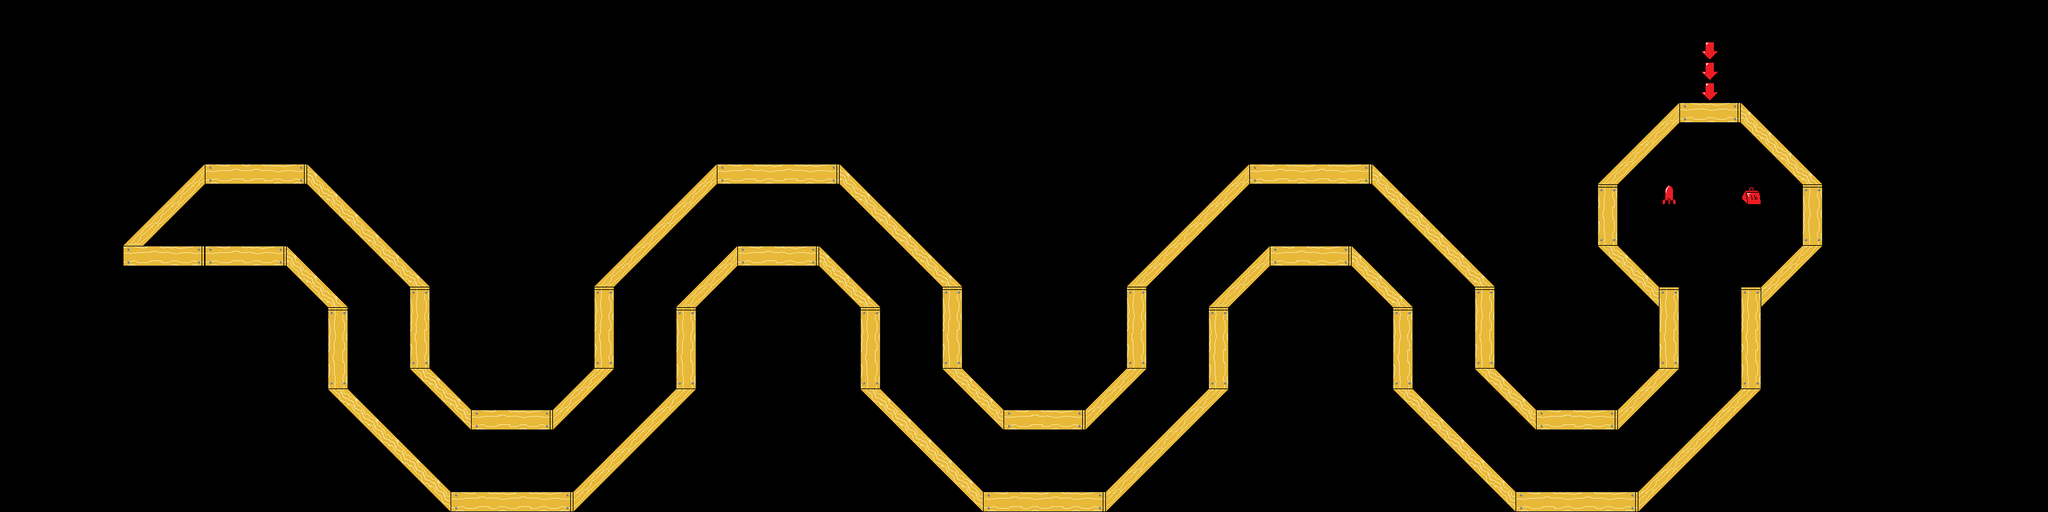

This is a level from a 2D game, rendered from its Tiled map with the project's own tilesets. A one-line summary and the map file follow, with tile-layer data summarised:
An orthogonal 100x25 tile map with 32x32 px tiles, 2 tile layers (background, foreground), 2 tilesets and 95 objects (90x spikes, 3x fan, spawn, exit).

<map version="1.0" orientation="orthogonal" renderorder="right-down" width="100" height="25" tilewidth="32" tileheight="32" nextobjectid="96">
 <tileset firstgid="1" name="basic-tiles" tilewidth="32" tileheight="32" tilecount="256" columns="16">
  <image source="../maps/basic-tiles.png" width="512" height="512" />
 </tileset>
 <tileset firstgid="257" name="objects" tilewidth="64" tileheight="64" tilecount="4" columns="0">
  <tile id="1">
   <image width="32" height="64" source="../maps/fan_0.png" />
  </tile>
  <tile id="3">
   <image width="32" height="32" source="../maps/exit.png" />
  </tile>
  <tile id="4">
   <image width="32" height="32" source="../maps/spawn.png" />
  </tile>
  <tile id="5">
   <image width="64" height="7" source="../maps/door.png" />
  </tile>
 </tileset>
 <layer name="background" width="100" height="25">
  <data>[2500 cells, 0 non-empty, 0 distinct tile ids]</data>
 </layer>
 <layer name="foreground" width="100" height="25">
  <data>[2500 cells, 333 non-empty, 15 distinct tile ids]</data>
 </layer>
 <objectgroup name="objects">
  <object id="1" type="spawn" gid="261" x="2656" y="224" width="32" height="32" />
  <object id="2" type="fan" gid="2147483906" x="2816" y="352" width="32" height="64" />
  <object id="3" type="fan" gid="258" x="2496" y="352" width="32" height="64" />
  <object id="4" type="fan" gid="258" x="2624" y="160" width="32" height="64" rotation="90" />
  <object id="5" type="exit" gid="260" x="288" y="384" width="32" height="32" />
  <object id="6" type="spikes" gid="18" x="704" y="768" width="32" height="32" />
  <object id="7" type="spikes" gid="18" x="768" y="768" width="32" height="32" />
  <object id="8" type="spikes" gid="18" x="800" y="768" width="32" height="32" />
  <object id="9" type="spikes" gid="18" x="736" y="768" width="32" height="32" />
  <object id="10" type="spikes" gid="18" x="1152" y="384" width="32" height="32" />
  <object id="11" type="spikes" gid="18" x="1216" y="384" width="32" height="32" />
  <object id="12" type="spikes" gid="18" x="1248" y="384" width="32" height="32" />
  <object id="13" type="spikes" gid="18" x="1184" y="384" width="32" height="32" />
  <object id="14" type="spikes" gid="18" x="1536" y="768" width="32" height="32" />
  <object id="15" type="spikes" gid="18" x="1600" y="768" width="32" height="32" />
  <object id="16" type="spikes" gid="18" x="1632" y="768" width="32" height="32" />
  <object id="17" type="spikes" gid="18" x="1568" y="768" width="32" height="32" />
  <object id="18" type="spikes" gid="18" x="1984" y="384" width="32" height="32" />
  <object id="19" type="spikes" gid="18" x="2048" y="384" width="32" height="32" />
  <object id="20" type="spikes" gid="18" x="2080" y="384" width="32" height="32" />
  <object id="21" type="spikes" gid="18" x="2016" y="384" width="32" height="32" />
  <object id="22" type="spikes" gid="18" x="2368" y="768" width="32" height="32" />
  <object id="23" type="spikes" gid="18" x="2432" y="768" width="32" height="32" />
  <object id="24" type="spikes" gid="18" x="2464" y="768" width="32" height="32" />
  <object id="25" type="spikes" gid="18" x="2400" y="768" width="32" height="32" />
  <object id="26" type="spikes" gid="18" x="2528" y="768" width="32" height="32" />
  <object id="27" type="spikes" gid="18" x="2496" y="768" width="32" height="32" />
  <object id="28" type="spikes" gid="18" x="1696" y="768" width="32" height="32" />
  <object id="29" type="spikes" gid="18" x="1664" y="768" width="32" height="32" />
  <object id="30" type="spikes" gid="18" x="864" y="768" width="32" height="32" />
  <object id="31" type="spikes" gid="18" x="832" y="768" width="32" height="32" />
  <object id="32" type="spikes" gid="19" x="736" y="704" width="32" height="32" />
  <object id="33" type="spikes" gid="19" x="832" y="704" width="32" height="32" />
  <object id="34" type="spikes" gid="19" x="800" y="704" width="32" height="32" />
  <object id="35" type="spikes" gid="19" x="768" y="704" width="32" height="32" />
  <object id="36" type="spikes" gid="19" x="1568" y="704" width="32" height="32" />
  <object id="37" type="spikes" gid="19" x="1664" y="704" width="32" height="32" />
  <object id="38" type="spikes" gid="19" x="1632" y="704" width="32" height="32" />
  <object id="39" type="spikes" gid="19" x="1600" y="704" width="32" height="32" />
  <object id="40" type="spikes" gid="19" x="2400" y="704" width="32" height="32" />
  <object id="41" type="spikes" gid="19" x="2496" y="704" width="32" height="32" />
  <object id="42" type="spikes" gid="19" x="2464" y="704" width="32" height="32" />
  <object id="43" type="spikes" gid="19" x="2432" y="704" width="32" height="32" />
  <object id="44" type="spikes" gid="19" x="1952" y="320" width="32" height="32" />
  <object id="45" type="spikes" gid="19" x="2048" y="320" width="32" height="32" />
  <object id="46" type="spikes" gid="19" x="2016" y="320" width="32" height="32" />
  <object id="47" type="spikes" gid="19" x="1984" y="320" width="32" height="32" />
  <object id="48" type="spikes" gid="19" x="1120" y="320" width="32" height="32" />
  <object id="49" type="spikes" gid="19" x="1216" y="320" width="32" height="32" />
  <object id="50" type="spikes" gid="19" x="1184" y="320" width="32" height="32" />
  <object id="51" type="spikes" gid="19" x="1152" y="320" width="32" height="32" />
  <object id="52" type="spikes" gid="19" x="1248" y="320" width="32" height="32" />
  <object id="53" type="spikes" gid="19" x="1280" y="320" width="32" height="32" />
  <object id="54" type="spikes" gid="19" x="2080" y="320" width="32" height="32" />
  <object id="55" type="spikes" gid="19" x="2112" y="320" width="32" height="32" />
  <object id="56" type="spikes" gid="20" x="608" y="576" width="32" height="32" />
  <object id="57" type="spikes" gid="20" x="608" y="512" width="32" height="32" />
  <object id="58" type="spikes" gid="20" x="608" y="480" width="32" height="32" />
  <object id="59" type="spikes" gid="20" x="608" y="544" width="32" height="32" />
  <object id="60" type="spikes" gid="20" x="1024" y="608" width="32" height="32" />
  <object id="61" type="spikes" gid="20" x="1024" y="544" width="32" height="32" />
  <object id="62" type="spikes" gid="20" x="1024" y="512" width="32" height="32" />
  <object id="63" type="spikes" gid="20" x="1024" y="576" width="32" height="32" />
  <object id="64" type="spikes" gid="20" x="1440" y="576" width="32" height="32" />
  <object id="65" type="spikes" gid="20" x="1440" y="512" width="32" height="32" />
  <object id="66" type="spikes" gid="20" x="1440" y="480" width="32" height="32" />
  <object id="67" type="spikes" gid="20" x="1440" y="544" width="32" height="32" />
  <object id="68" type="spikes" gid="20" x="1856" y="608" width="32" height="32" />
  <object id="69" type="spikes" gid="20" x="1856" y="544" width="32" height="32" />
  <object id="70" type="spikes" gid="20" x="1856" y="512" width="32" height="32" />
  <object id="71" type="spikes" gid="20" x="1856" y="576" width="32" height="32" />
  <object id="72" type="spikes" gid="20" x="2272" y="576" width="32" height="32" />
  <object id="73" type="spikes" gid="20" x="2272" y="512" width="32" height="32" />
  <object id="74" type="spikes" gid="20" x="2272" y="480" width="32" height="32" />
  <object id="75" type="spikes" gid="20" x="2272" y="544" width="32" height="32" />
  <object id="76" type="spikes" gid="21" x="544" y="576" width="32" height="32" />
  <object id="77" type="spikes" gid="21" x="544" y="512" width="32" height="32" />
  <object id="78" type="spikes" gid="21" x="544" y="608" width="32" height="32" />
  <object id="79" type="spikes" gid="21" x="544" y="544" width="32" height="32" />
  <object id="80" type="spikes" gid="21" x="960" y="544" width="32" height="32" />
  <object id="81" type="spikes" gid="21" x="960" y="480" width="32" height="32" />
  </objectgroup>
</map>
<!-- 14 of 95 objects omitted -->
